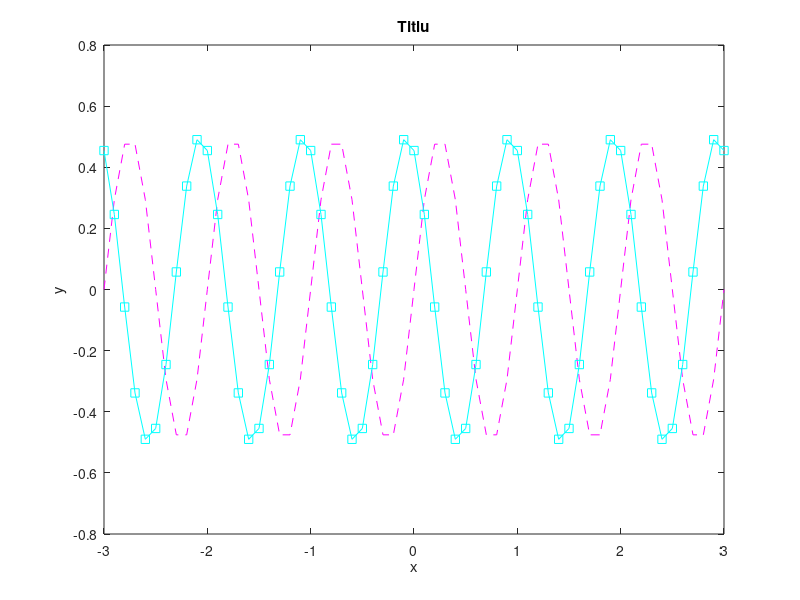

Write the MATLAB code that produced this figure.
clear
clc
close all

t = -3 : 0.1 : 3;

f = sin(pi*t) .* cos(pi*t);
g = sin(pi*t+1) .* cos(pi*t+1);

plot(t,f,'--m', t,g,'sc-');
xlabel('x');
ylabel('y');
title('Titlu');
